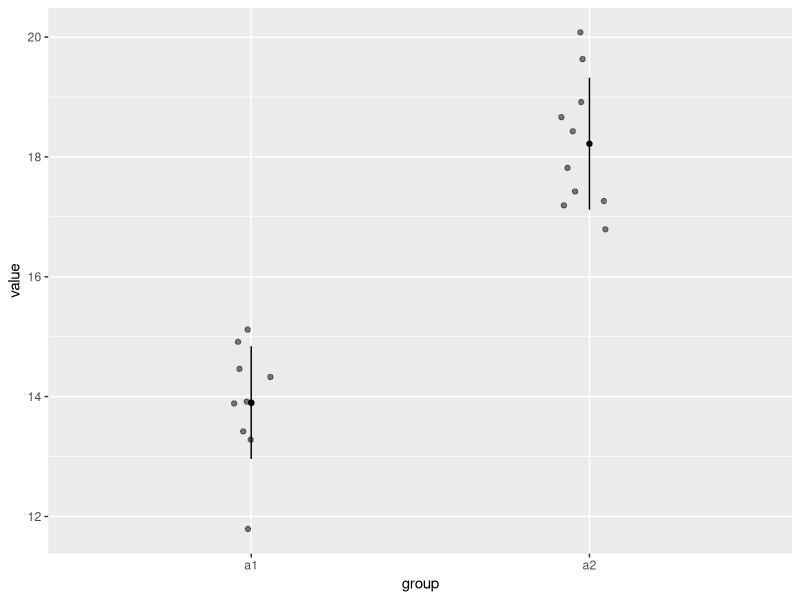

The R source for this figure:
#ctrl (command) +shift + N is a hotkey for creating a new file
#ctrl + I is fix indent
# probability lab
library(tidyverse)
library(patchwork)
# 10.5.1. influence of sample size 
# Create vectors with rnorm(), sample size 10, mean 10, sd 5
xs <- rnorm(n = 10, mean = 10, sd = 5)
print(xs)
ys <- rnorm(n = 10, mean = 12, sd = 5)
print(ys)
xl <- rnorm(n = 100, mean = 10, sd = 5)
print(xl)
yl <- rnorm(n = 100, mean = 12, sd = 5)
print(yl)

# Welch's t-test (var.equal = TRUE forces pooled variance t-test)
t_xs_ys <- t.test(xs, ys, var.equal = TRUE)
print(t_xs_ys)
t_xl_yl <- t.test(xl, yl, var.equal = TRUE)
print(t_xl_yl)

#10.5.2 difference and uncertainty 

a1 <- c(13.9, 14.9 ,13.4, 14.3, 11.8, 13.9, 14.5, 15.1, 13.3, 13.9)
a2 <- c(17.4, 17.3, 20.1, 17.2, 18.4, 19.6, 16.8, 18.7, 17.8, 18.9)

b1 <- c(10.9, 20.3, 9.6, 8.3, 14.5, 12.3, 14.5, 16.7, 9.3, 22.0)
b2 <- c(26.9, 12.9, 11.1, 16.7, 20.0, 20.9, 16.6, 15.4, 16.2, 16.2)
##create a tibble (use either rep() or pivot_longer()
df_value <- tibble(value= c(a1, a2, b1, b1),
  group = c(rep("a1", length(a1)),
            rep("a2", length(a2)),
            rep("b1", length(b1)),
            rep("b2", length(b2))
  )
)

#create figures
df_mu<- df_value %>% 
  group_by(group) %>% 
  summarize(mu= mean(value),
            sd= sd(value))

df_value %>% 
  filter(group %in% c("a1", "a2")) %>% 
  ggplot(aes(x = group,
             y = value)) +
  geom_jitter(width= 0.1,
              alpha=0.5) +
  geom_segment(data = df_mu %>% 
                 filter(group %in% c("a1", "a2")),
               aes(x = group,
                   xend = group,
                   y = mu - sd,
                   yend = mu + sd)) +
  geom_point(data = df_mu %>% 
               filter(group %in% c("a1", "a2")),
             aes(x= group,
                 y= mu))

t.test(a1, a2)
t.test(b1, b2)
